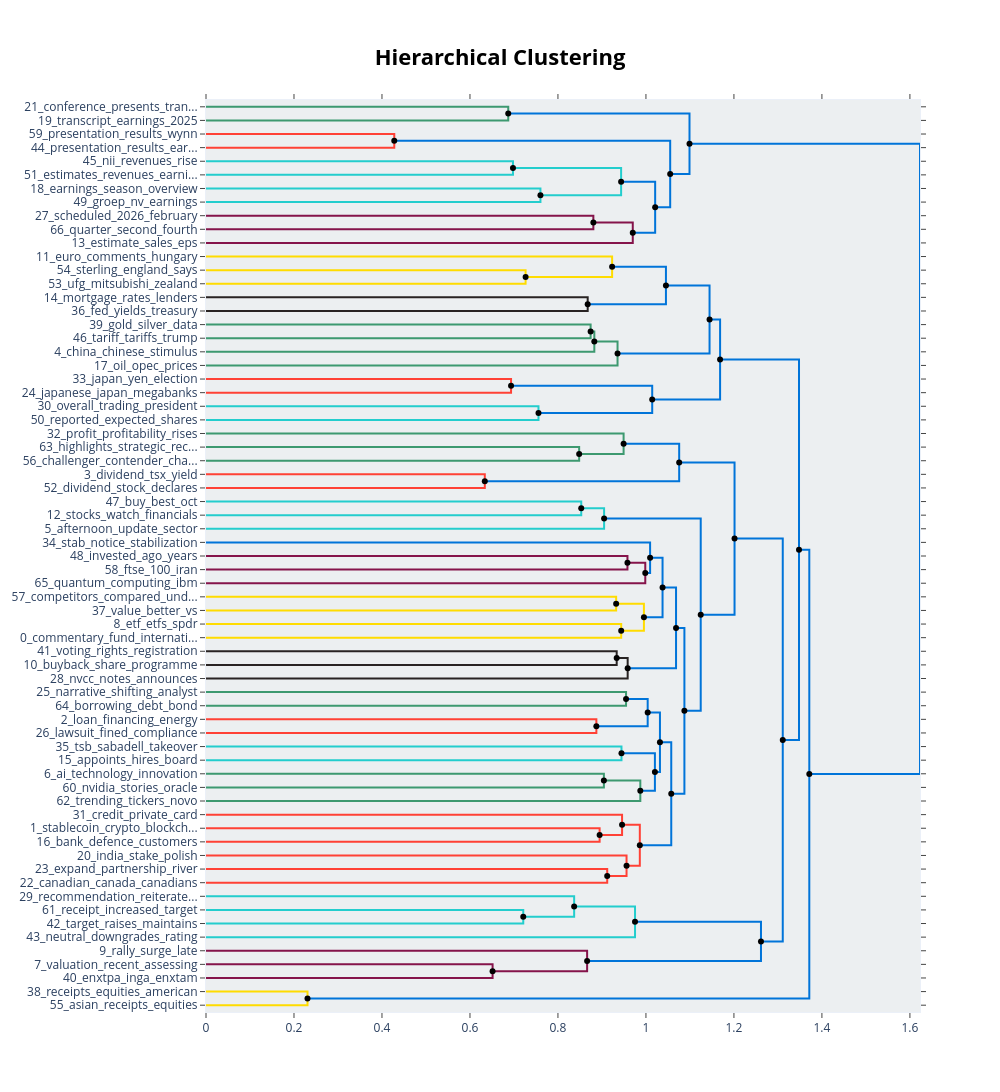

Here is the notebook cell this chart was saved with:
### Code cell
hierarchical_topics = topic_model.hierarchical_topics(train_docs)
fig = topic_model.visualize_hierarchy(hierarchical_topics=hierarchical_topics)
fig.show()

print("💡 This shows the hierarchical structure of topics")

### Figure 1 — Plotly figure (JSON) as saved in the notebook; plotly's stock layout.template omitted (floating-point values rounded to 4 significant figures)
{"data": [{"hoverinfo": "text", "marker": {"color": "rgb(61,153,112)"}, "mode": "lines", "text": ["conference_presents_transcript_financials_services", "", "", "transcript_earnings_2025_ca_plc"], "type": "scatter", "x": [0.0, 0.687, 0.687, 0.0], "xaxis": "x", "y": [-5.0, -5.0, -15.0, -15.0], "yaxis": "y"}, {"hoverinfo": "text", "marker": {"color": "rgb(255,65,54)"}, "mode": "lines", "text": ["presentation_results_wynn_banco_earnings", "", "", "presentation_results_earnings_genworth_aktiengesellschaft"], "type": "scatter", "x": [0.0, 0.4279, 0.4279, 0.0], "xaxis": "x", "y": [-25.0, -25.0, -35.0, -35.0], "yaxis": "y"}, {"hoverinfo": "text", "marker": {"color": "rgb(35,205,205)"}, "mode": "lines", "text": ["nii_revenues_rise_fee_expenses", "", "", "estimates_revenues_earnings_reports_q4"], "type": "scatter", "x": [0.0, 0.6978, 0.6978, 0.0], "xaxis": "x", "y": [-45.0, -45.0, -55.0, -55.0], "yaxis": "y"}, {"hoverinfo": "text", "marker": {"color": "rgb(35,205,205)"}, "mode": "lines", "text": ["earnings_season_overview_preview_expectations", "", "", "groep_nv_earnings_overview_2025"], "type": "scatter", "x": [0.0, 0.7602, 0.7602, 0.0], "xaxis": "x", "y": [-65.0, -65.0, -75.0, -75.0], "yaxis": "y"}, {"hoverinfo": "text", "marker": {"color": "rgb(35,205,205)"}, "mode": "lines", "text": ["revenues_nii_earnings_rise_fee", "", "", "earnings_groep_overview_preview_season"], "type": "scatter", "x": [0.6978, 0.9436, 0.9436, 0.7602], "xaxis": "x", "y": [-50.0, -50.0, -70.0, -70.0], "yaxis": "y"}, {"hoverinfo": "text", "marker": {"color": "rgb(133,20,75)"}, "mode": "lines", "text": ["scheduled_2026_february_earnings_29", "", "", "quarter_second_fourth_results_2025"], "type": "scatter", "x": [0.0, 0.8805, 0.8805, 0.0], "xaxis": "x", "y": [-85.0, -85.0, -95.0, -95.0], "yaxis": "y"}, {"hoverinfo": "text", "marker": {"color": "rgb(133,20,75)"}, "mode": "lines", "text": ["scheduled_quarter_february_2026_earnings", "", "", "estimate_sales_eps_beats_adj"], "type": "scatter", "x": [0.8805, 0.9701, 0.9701, 0.0], "xaxis": "x", "y": [-90.0, -90.0, -105.0, -105.0], "yaxis": "y"}, {"hoverinfo": "text", "marker": {"color": "rgb(0,116,217)"}, "mode": "lines", "text": ["earnings_revenues_groep_nii_fee", "", "", "estimate_sales_eps_beats_scheduled"], "type": "scatter", "x": [0.9436, 1.021, 1.021, 0.9701], "xaxis": "x", "y": [-60.0, -60.0, -97.5, -97.5], "yaxis": "y"}, {"hoverinfo": "text", "marker": {"color": "rgb(0,116,217)"}, "mode": "lines", "text": ["presentation_results_earnings_2025_q4", "", "", "estimate_earnings_sales_eps_beats"], "type": "scatter", "x": [0.4279, 1.055, 1.055, 1.021], "xaxis": "x", "y": [-30.0, -30.0, -78.75, -78.75], "yaxis": "y"}, {"hoverinfo": "text", "marker": {"color": "rgb(0,116,217)"}, "mode": "lines", "text": ["transcript_conference_presents_ca_financials", "", "", "estimate_earnings_sales_eps_beats"], "type": "scatter", "x": [0.687, 1.099, 1.099, 1.055], "xaxis": "x", "y": [-10.0, -10.0, -54.38, -54.38], "yaxis": "y"}, {"hoverinfo": "text", "marker": {"color": "rgb(255,220,0)"}, "mode": "lines", "text": ["sterling_england_says_rate_political", "", "", "ufg_mitsubishi_zealand_central_australian"], "type": "scatter", "x": [0.0, 0.7265, 0.7265, 0.0], "xaxis": "x", "y": [-125.0, -125.0, -135.0, -135.0], "yaxis": "y"}, {"hoverinfo": "text", "marker": {"color": "rgb(255,220,0)"}, "mode": "lines", "text": ["euro_comments_hungary_koruna_forint", "", "", "ufg_mitsubishi_sterling_says_england"], "type": "scatter", "x": [0.0, 0.9231, 0.9231, 0.7265], "xaxis": "x", "y": [-115.0, -115.0, -130.0, -130.0], "yaxis": "y"}, {"hoverinfo": "text", "marker": {"color": "rgb(40,35,35)"}, "mode": "lines", "text": ["mortgage_rates_lenders_rate_nationwide", "", "", "fed_yields_treasury_cut_treasuries"], "type": "scatter", "x": [0.0, 0.8676, 0.8676, 0.0], "xaxis": "x", "y": [-145.0, -145.0, -155.0, -155.0], "yaxis": "y"}, {"hoverinfo": "text", "marker": {"color": "rgb(0,116,217)"}, "mode": "lines", "text": ["euro_comments_sterling_ufg_mitsubishi", "", "", "mortgage_rates_lenders_rate_cut"], "type": "scatter", "x": [0.9231, 1.045, 1.045, 0.8676], "xaxis": "x", "y": [-122.5, -122.5, -150.0, -150.0], "yaxis": "y"}, {"hoverinfo": "text", "marker": {"color": "rgb(61,153,112)"}, "mode": "lines", "text": ["gold_silver_data_metals_fed", "", "", "tariff_tariffs_trump_traders_hit"], "type": "scatter", "x": [0.0, 0.8743, 0.8743, 0.0], "xaxis": "x", "y": [-165.0, -165.0, -175.0, -175.0], "yaxis": "y"}, {"hoverinfo": "text", "marker": {"color": "rgb(61,153,112)"}, "mode": "lines", "text": ["gold_tariff_silver_trump_traders", "", "", "china_chinese_stimulus_pboc_yuan"], "type": "scatter", "x": [0.8743, 0.8827, 0.8827, 0.0], "xaxis": "x", "y": [-170.0, -170.0, -185.0, -185.0], "yaxis": "y"}, {"hoverinfo": "text", "marker": {"color": "rgb(61,153,112)"}, "mode": "lines", "text": ["china_gold_chinese_tariff_stimulus", "", "", "oil_opec_prices_supply_russian"], "type": "scatter", "x": [0.8827, 0.9354, 0.9354, 0.0], "xaxis": "x", "y": [-177.5, -177.5, -195.0, -195.0], "yaxis": "y"}, {"hoverinfo": "text", "marker": {"color": "rgb(0,116,217)"}, "mode": "lines", "text": ["euro_comments_mortgage_rate_sterling", "", "", "oil_china_gold_chinese_trade"], "type": "scatter", "x": [1.045, 1.145, 1.145, 0.9354], "xaxis": "x", "y": [-136.2, -136.2, -186.2, -186.2], "yaxis": "y"}, {"hoverinfo": "text", "marker": {"color": "rgb(255,65,54)"}, "mode": "lines", "text": ["japan_yen_election_bonds_japanese", "", "", "japanese_japan_megabanks_higher_companies"], "type": "scatter", "x": [0.0, 0.6934, 0.6934, 0.0], "xaxis": "x", "y": [-205.0, -205.0, -215.0, -215.0], "yaxis": "y"}, {"hoverinfo": "text", "marker": {"color": "rgb(35,205,205)"}, "mode": "lines", "text": ["overall_trading_president_shares_companies", "", "", "reported_expected_shares_trading_better"], "type": "scatter", "x": [0.0, 0.7557, 0.7557, 0.0], "xaxis": "x", "y": [-225.0, -225.0, -235.0, -235.0], "yaxis": "y"}, {"hoverinfo": "text", "marker": {"color": "rgb(0,116,217)"}, "mode": "lines", "text": ["japan_japanese_yen_megabanks_election", "", "", "trading_shares_overall_lower_higher"], "type": "scatter", "x": [0.6934, 1.014, 1.014, 0.7557], "xaxis": "x", "y": [-210.0, -210.0, -230.0, -230.0], "yaxis": "y"}, {"hoverinfo": "text", "marker": {"color": "rgb(0,116,217)"}, "mode": "lines", "text": ["oil_euro_china_comments_rate", "", "", "trading_japan_shares_japanese_higher"], "type": "scatter", "x": [1.145, 1.169, 1.169, 1.014], "xaxis": "x", "y": [-161.2, -161.2, -220.0, -220.0], "yaxis": "y"}, {"hoverinfo": "text", "marker": {"color": "rgb(61,153,112)"}, "mode": "lines", "text": ["highlights_strategic_record_earnings_ag", "", "", "challenger_contender_champion_highlights_week"], "type": "scatter", "x": [0.0, 0.8482, 0.8482, 0.0], "xaxis": "x", "y": [-255.0, -255.0, -265.0, -265.0], "yaxis": "y"}, {"hoverinfo": "text", "marker": {"color": "rgb(61,153,112)"}, "mode": "lines", "text": ["profit_profitability_rises_posts_turnaround", "", "", "highlights_challenger_contender_champion_week"], "type": "scatter", "x": [0.0, 0.9492, 0.9492, 0.8482], "xaxis": "x", "y": [-245.0, -245.0, -260.0, -260.0], "yaxis": "y"}, {"hoverinfo": "text", "marker": {"color": "rgb(255,65,54)"}, "mode": "lines", "text": ["dividend_tsx_yield_10_stocks", "", "", "dividend_stock_declares_right_great"], "type": "scatter", "x": [0.0, 0.6337, 0.6337, 0.0], "xaxis": "x", "y": [-275.0, -275.0, -285.0, -285.0], "yaxis": "y"}, {"hoverinfo": "text", "marker": {"color": "rgb(0,116,217)"}, "mode": "lines", "text": ["highlights_contender_challenger_champion_profit", "", "", "dividend_tsx_portfolio_yield_10"], "type": "scatter", "x": [0.9492, 1.076, 1.076, 0.6337], "xaxis": "x", "y": [-252.5, -252.5, -280.0, -280.0], "yaxis": "y"}, {"hoverinfo": "text", "marker": {"color": "rgb(35,205,205)"}, "mode": "lines", "text": ["buy_best_oct_stocks_september", "", "", "stocks_watch_financials_week_session"], "type": "scatter", "x": [0.0, 0.8529, 0.8529, 0.0], "xaxis": "x", "y": [-295.0, -295.0, -305.0, -305.0], "yaxis": "y"}, {"hoverinfo": "text", "marker": {"color": "rgb(35,205,205)"}, "mode": "lines", "text": ["stocks_buy_best_oct_watch", "", "", "afternoon_update_sector_bell_financial"], "type": "scatter", "x": [0.8529, 0.9049, 0.9049, 0.0], "xaxis": "x", "y": [-300.0, -300.0, -315.0, -315.0], "yaxis": "y"}, {"hoverinfo": "text", "marker": {"color": "rgb(133,20,75)"}, "mode": "lines", "text": ["invested_ago_years_today_1000", "", "", "ftse_100_iran_live_nerves"], "type": "scatter", "x": [0.0, 0.958, 0.958, 0.0], "xaxis": "x", "y": [-335.0, -335.0, -345.0, -345.0], "yaxis": "y"}, {"hoverinfo": "text", "marker": {"color": "rgb(133,20,75)"}, "mode": "lines", "text": ["invested_ago_years_today_ftse", "", "", "quantum_computing_ibm_just_achieved"], "type": "scatter", "x": [0.958, 0.9985, 0.9985, 0.0], "xaxis": "x", "y": [-340.0, -340.0, -355.0, -355.0], "yaxis": "y"}, {"hoverinfo": "text", "marker": {"color": "rgb(0,116,217)"}, "mode": "lines", "text": ["stab_notice_stabilization_primary_issues", "", "", "invested_ago_years_today_ftse"], "type": "scatter", "x": [0.0, 1.009, 1.009, 0.9985], "xaxis": "x", "y": [-325.0, -325.0, -347.5, -347.5], "yaxis": "y"}, {"hoverinfo": "text", "marker": {"color": "rgb(255,220,0)"}, "mode": "lines", "text": ["competitors_compared_underperforms_corp_stock", "", "", "value_better_vs_right_stock"], "type": "scatter", "x": [0.0, 0.9323, 0.9323, 0.0], "xaxis": "x", "y": [-365.0, -365.0, -375.0, -375.0], "yaxis": "y"}, {"hoverinfo": "text", "marker": {"color": "rgb(255,220,0)"}, "mode": "lines", "text": ["etf_etfs_spdr_managed_actively", "", "", "commentary_fund_international_2025_q2"], "type": "scatter", "x": [0.0, 0.9438, 0.9438, 0.0], "xaxis": "x", "y": [-385.0, -385.0, -395.0, -395.0], "yaxis": "y"}, {"hoverinfo": "text", "marker": {"color": "rgb(255,220,0)"}, "mode": "lines", "text": ["value_better_stock_vs_right", "", "", "commentary_fund_etf_international_2025"], "type": "scatter", "x": [0.9323, 0.9954, 0.9954, 0.9438], "xaxis": "x", "y": [-370.0, -370.0, -390.0, -390.0], "yaxis": "y"}, {"hoverinfo": "text", "marker": {"color": "rgb(0,116,217)"}, "mode": "lines", "text": ["stab_notice_stabilization_invested_ago", "", "", "commentary_fund_etf_international_2025"], "type": "scatter", "x": [1.009, 1.038, 1.038, 0.9954], "xaxis": "x", "y": [-336.2, -336.2, -380.0, -380.0], "yaxis": "y"}, {"hoverinfo": "text", "marker": {"color": "rgb(40,35,35)"}, "mode": "lines", "text": ["voting_rights_registration_initial_public", "", "", "buyback_share_programme_transactions_declaration"], "type": "scatter", "x": [0.0, 0.9335, 0.9335, 0.0], "xaxis": "x", "y": [-405.0, -405.0, -415.0, -415.0], "yaxis": "y"}, {"hoverinfo": "text", "marker": {"color": "rgb(40,35,35)"}, "mode": "lines", "text": ["buyback_share_programme_voting_rights", "", "", "nvcc_notes_announces_series_tender"], "type": "scatter", "x": [0.9335, 0.9585, 0.9585, 0.0], "xaxis": "x", "y": [-410.0, -410.0, -425.0, -425.0], "yaxis": "y"}, {"hoverinfo": "text", "marker": {"color": "rgb(0,116,217)"}, "mode": "lines", "text": ["commentary_fund_stab_notice_etf", "", "", "buyback_announces_share_nvcc_shares"], "type": "scatter", "x": [1.038, 1.068, 1.068, 0.9585], "xaxis": "x", "y": [-358.1, -358.1, -417.5, -417.5], "yaxis": "y"}, {"hoverinfo": "text", "marker": {"color": "rgb(61,153,112)"}, "mode": "lines", "text": ["narrative_shifting_analyst_story_targets", "", "", "borrowing_debt_bond_trillion_bonds"], "type": "scatter", "x": [0.0, 0.9548, 0.9548, 0.0], "xaxis": "x", "y": [-435.0, -435.0, -445.0, -445.0], "yaxis": "y"}, {"hoverinfo": "text", "marker": {"color": "rgb(255,65,54)"}, "mode": "lines", "text": ["loan_financing_energy_billion_million", "", "", "lawsuit_fined_compliance_cftc_laundering"], "type": "scatter", "x": [0.0, 0.8873, 0.8873, 0.0], "xaxis": "x", "y": [-455.0, -455.0, -465.0, -465.0], "yaxis": "y"}, {"hoverinfo": "text", "marker": {"color": "rgb(0,116,217)"}, "mode": "lines", "text": ["narrative_shifting_analyst_story_targets", "", "", "loan_million_billion_financing_energy"], "type": "scatter", "x": [0.9548, 1.004, 1.004, 0.8873], "xaxis": "x", "y": [-440.0, -440.0, -460.0, -460.0], "yaxis": "y"}, {"hoverinfo": "text", "marker": {"color": "rgb(35,205,205)"}, "mode": "lines", "text": ["tsb_sabadell_takeover_bbva_spain", "", "", "appoints_hires_board_director_americas"], "type": "scatter", "x": [0.0, 0.9444, 0.9444, 0.0], "xaxis": "x", "y": [-475.0, -475.0, -485.0, -485.0], "yaxis": "y"}, {"hoverinfo": "text", "marker": {"color": "rgb(61,153,112)"}, "mode": "lines", "text": ["ai_technology_innovation_generative_driven", "", "", "nvidia_stories_oracle_midday_upgrade"], "type": "scatter", "x": [0.0, 0.9044, 0.9044, 0.0], "xaxis": "x", "y": [-495.0, -495.0, -505.0, -505.0], "yaxis": "y"}, {"hoverinfo": "text", "marker": {"color": "rgb(61,153,112)"}, "mode": "lines", "text": ["ai_nvidia_technology_innovation_generative", "", "", "trending_tickers_novo_nordisk_snowflake"], "type": "scatter", "x": [0.9044, 0.9872, 0.9872, 0.0], "xaxis": "x", "y": [-500.0, -500.0, -515.0, -515.0], "yaxis": "y"}, {"hoverinfo": "text", "marker": {"color": "rgb(0,116,217)"}, "mode": "lines", "text": ["tsb_sabadell_appoints_board_takeover", "", "", "ai_trending_tickers_nvidia_technology"], "type": "scatter", "x": [0.9444, 1.02, 1.02, 0.9872], "xaxis": "x", "y": [-480.0, -480.0, -507.5, -507.5], "yaxis": "y"}, {"hoverinfo": "text", "marker": {"color": "rgb(0,116,217)"}, "mode": "lines", "text": ["loan_billion_million_narrative_shifting", "", "", "ai_tsb_sabadell_trending_appoints"], "type": "scatter", "x": [1.004, 1.032, 1.032, 1.02], "xaxis": "x", "y": [-450.0, -450.0, -493.8, -493.8], "yaxis": "y"}, {"hoverinfo": "text", "marker": {"color": "rgb(255,65,54)"}, "mode": "lines", "text": ["stablecoin_crypto_blockchain_swift_banks", "", "", "bank_defence_customers_dealer_captive"], "type": "scatter", "x": [0.0, 0.8947, 0.8947, 0.0], "xaxis": "x", "y": [-535.0, -535.0, -545.0, -545.0], "yaxis": "y"}, {"hoverinfo": "text", "marker": {"color": "rgb(255,65,54)"}, "mode": "lines", "text": ["credit_private_card_wall_deals", "", "", "stablecoin_crypto_bank_banking_blockchain"], "type": "scatter", "x": [0.0, 0.9457, 0.9457, 0.8947], "xaxis": "x", "y": [-525.0, -525.0, -540.0, -540.0], "yaxis": "y"}, {"hoverinfo": "text", "marker": {"color": "rgb(255,65,54)"}, "mode": "lines", "text": ["expand_partnership_river_rewards_jefferies", "", "", "canadian_canada_canadians_dollar_trade"], "type": "scatter", "x": [0.0, 0.912, 0.912, 0.0], "xaxis": "x", "y": [-565.0, -565.0, -575.0, -575.0], "yaxis": "y"}, {"hoverinfo": "text", "marker": {"color": "rgb(255,65,54)"}, "mode": "lines", "text": ["india_stake_polish_shriram_20", "", "", "canadian_canada_canadians_expand_partnership"], "type": "scatter", "x": [0.0, 0.9559, 0.9559, 0.912], "xaxis": "x", "y": [-555.0, -555.0, -570.0, -570.0], "yaxis": "y"}, {"hoverinfo": "text", "marker": {"color": "rgb(255,65,54)"}, "mode": "lines", "text": ["stablecoin_crypto_credit_bank_banking", "", "", "india_stake_canada_canadian_canadians"], "type": "scatter", "x": [0.9457, 0.9861, 0.9861, 0.9559], "xaxis": "x", "y": [-532.5, -532.5, -562.5, -562.5], "yaxis": "y"}, {"hoverinfo": "text", "marker": {"color": "rgb(0,116,217)"}, "mode": "lines", "text": ["ai_billion_tsb_loan_shifting", "", "", "stablecoin_crypto_india_stake_credit"], "type": "scatter", "x": [1.032, 1.058, 1.058, 0.9861], "xaxis": "x", "y": [-471.9, -471.9, -547.5, -547.5], "yaxis": "y"}, {"hoverinfo": "text", "marker": {"color": "rgb(0,116,217)"}, "mode": "lines", "text": ["commentary_fund_2025_stab_notice", "", "", "ai_billion_stablecoin_bank_tsb"], "type": "scatter", "x": [1.068, 1.087, 1.087, 1.058], "xaxis": "x", "y": [-387.8, -387.8, -509.7, -509.7], "yaxis": "y"}, {"hoverinfo": "text", "marker": {"color": "rgb(0,116,217)"}, "mode": "lines", "text": ["stocks_afternoon_update_sector_financial", "", "", "fund_commentary_ai_billion_2025"], "type": "scatter", "x": [0.9049, 1.125, 1.125, 1.087], "xaxis": "x", "y": [-307.5, -307.5, -448.8, -448.8], "yaxis": "y"}, {"hoverinfo": "text", "marker": {"color": "rgb(0,116,217)"}, "mode": "lines", "text": ["dividend_highlights_contender_challenger_champion", "", "", "fund_commentary_update_ai_stocks"], "type": "scatter", "x": [1.076, 1.201, 1.201, 1.125], "xaxis": "x", "y": [-266.2, -266.2, -378.1, -378.1], "yaxis": "y"}, {"hoverinfo": "text", "marker": {"color": "rgb(35,205,205)"}, "mode": "lines", "text": ["receipt_increased_target_depositary_decreased", "", "", "target_raises_maintains_price_overweight"], "type": "scatter", "x": [0.0, 0.7211, 0.7211, 0.0], "xaxis": "x", "y": [-595.0, -595.0, -605.0, -605.0], "yaxis": "y"}, {"hoverinfo": "text", "marker": {"color": "rgb(35,205,205)"}, "mode": "lines", "text": ["recommendation_reiterates_receipt_plc_depositary", "", "", "target_price_raises_maintains_receipt"], "type": "scatter", "x": [0.0, 0.8368, 0.8368, 0.7211], "xaxis": "x", "y": [-585.0, -585.0, -600.0, -600.0], "yaxis": "y"}, {"hoverinfo": "text", "marker": {"color": "rgb(35,205,205)"}, "mode": "lines", "text": ["target_receipt_maintains_recommendation_price", "", "", "neutral_downgrades_rating_downgraded_downgrade"], "type": "scatter", "x": [0.8368, 0.9752, 0.9752, 0.0], "xaxis": "x", "y": [-592.5, -592.5, -615.0, -615.0], "yaxis": "y"}, {"hoverinfo": "text", "marker": {"color": "rgb(133,20,75)"}, "mode": "lines", "text": ["valuation_recent_assessing_share_dbk", "", "", "enxtpa_inga_enxtam_gle_valuation"], "type": "scatter", "x": [0.0, 0.6514, 0.6514, 0.0], "xaxis": "x", "y": [-635.0, -635.0, -645.0, -645.0], "yaxis": "y"}, {"hoverinfo": "text", "marker": {"color": "rgb(133,20,75)"}, "mode": "lines", "text": ["rally_surge_late_consider_run", "", "", "valuation_recent_assessing_share_enxtpa"], "type": "scatter", "x": [0.0, 0.8663, 0.8663, 0.6514], "xaxis": "x", "y": [-625.0, -625.0, -640.0, -640.0], "yaxis": "y"}, {"hoverinfo": "text", "marker": {"color": "rgb(0,116,217)"}, "mode": "lines", "text": ["target_receipt_maintains_recommendation_neutral", "", "", "valuation_recent_share_assessing_rally"], "type": "scatter", "x": [0.9752, 1.261, 1.261, 0.8663], "xaxis": "x", "y": [-603.8, -603.8, -632.5, -632.5], "yaxis": "y"}, {"hoverinfo": "text", "marker": {"color": "rgb(0,116,217)"}, "mode": "lines", "text": ["dividend_stocks_fund_commentary_update", "", "", "price_valuation_recent_share_target"], "type": "scatter", "x": [1.201, 1.311, 1.311, 1.261], "xaxis": "x", "y": [-322.2, -322.2, -618.1, -618.1], "yaxis": "y"}, {"hoverinfo": "text", "marker": {"color": "rgb(0,116,217)"}, "mode": "lines", "text": ["china_trading_rate_oil_euro", "", "", "dividend_stocks_fund_share_commentary"], "type": "scatter", "x": [1.169, 1.348, 1.348, 1.311], "xaxis": "x", "y": [-190.6, -190.6, -470.2, -470.2], "yaxis": "y"}, {"hoverinfo": "text", "marker": {"color": "rgb(255,220,0)"}, "mode": "lines", "text": ["receipts_equities_american_traded_european", "", "", "asian_receipts_equities_traded_american"], "type": "scatter", "x": [0.0, 0.2307, 0.2307, 0.0], "xaxis": "x", "y": [-655.0, -655.0, -665.0, -665.0], "yaxis": "y"}, {"hoverinfo": "text", "marker": {"color": "rgb(0,116,217)"}, "mode": "lines", "text": ["stocks_dividend_shares_price_fund", "", "", "receipts_equities_american_traded_depositary"], "type": "scatter", "x": [1.348, 1.371, 1.371, 0.2307], "xaxis": "x", "y": [-330.4, -330.4, -660.0, -660.0], "yaxis": "y"}, {"hoverinfo": "text", "marker": {"color": "rgb(0,116,217)"}, "mode": "lines", "text": ["earnings_estimate_transcript_sales_eps", "", "", "stocks_dividend_trading_shares_price"], "type": "scatter", "x": [1.099, 1.623, 1.623, 1.371], "xaxis": "x", "y": [-32.19, -32.19, -495.2, -495.2], "yaxis": "y"}, {"hoverinfo": "text", "hovertext": ["revenues_nii_earnings_rise_fee", "scheduled_quarter_february_2026_earnings", "earnings_revenues_groep_nii_fee", "presentation_results_earnings_2025_q4", "transcript_conference_presents_ca_financials", "euro_comments_sterling_ufg_mitsubishi", "gold_tariff_silver_trump_traders", "china_gold_chinese_tariff_stimulus", "euro_comments_mortgage_rate_sterling", "japan_japanese_yen_megabanks_election", "oil_euro_china_comments_rate", "highlights_contender_challenger_champion_profit", "stocks_buy_best_oct_watch", "invested_ago_years_today_ftse", "value_better_stock_vs_right", "stab_notice_stabilization_invested_ago", "buyback_share_programme_voting_rights", "commentary_fund_stab_notice_etf", "narrative_shifting_analyst_story_targets", "ai_nvidia_technology_innovation_generative", "tsb_sabadell_appoints_board_takeover", "loan_billion_million_narrative_shifting", "stablecoin_crypto_credit_bank_banking", "ai_billion_tsb_loan_shifting", "commentary_fund_2025_stab_notice", "stocks_afternoon_update_sector_financial", "dividend_highlights_contender_challenger_champion", "target_receipt_maintains_recommendation_price", "target_receipt_maintains_recommendation_neutral", "dividend_stocks_fund_commentary_update", "china_trading_rate_oil_euro", "stocks_dividend_shares_price_fund", "earnings_estimate_transcript_sales_eps"], "marker": {"color": "black"}, "mode": "markers", "showlegend": false, "type": "scatter", "x": [0.6978, 0.8805, 0.9436, 0.4279, 0.687, 0.9231, 0.8743, 0.8827, 1.045, 0.6934, 1.145, 0.9492, 0.8529, 0.958, 0.9323, 1.009, 0.9335, 1.038, 0.9548, 0.9044, 0.9444, 1.004, 0.9457, 1.032, 1.068, 0.9049, 1.076, 0.8368, 0.9752, 1.201, 1.169, 1.348, 1.099], "y": [-50, -90, -60, -30, -10, -122.5, -170, -177.5, -136.2, -210, -161.2, -252.5, -300, -340, -370, -336.2, -410, -358.1, -440, -500, -480, -450, -532.5, -471.9, -387.8, -307.5, -266.2, -592.5, -603.8, -322.2, -190.6, -330.4, -32.19]}, {"hoverinfo": "text", "hovertext": ["earnings_groep_overview_preview_season", "estimate_sales_eps_beats_scheduled", "estimate_earnings_sales_eps_beats", "estimate_earnings_sales_eps_beats", "ufg_mitsubishi_sterling_says_england", "mortgage_rates_lenders_rate_cut", "oil_china_gold_chinese_trade", "trading_shares_overall_lower_higher", "trading_japan_shares_japanese_higher", "highlights_challenger_contender_champion_week", "dividend_tsx_portfolio_yield_10", "invested_ago_years_today_ftse", "commentary_fund_etf_international_2025", "commentary_fund_etf_international_2025", "buyback_announces_share_nvcc_shares", "loan_million_billion_financing_energy", "ai_trending_tickers_nvidia_technology", "ai_tsb_sabadell_trending_appoints", "stablecoin_crypto_bank_banking_blockchain", "canadian_canada_canadians_expand_partnership", "india_stake_canada_canadian_canadians", "stablecoin_crypto_india_stake_credit", "ai_billion_stablecoin_bank_tsb", "fund_commentary_ai_billion_2025", "fund_commentary_update_ai_stocks", "target_price_raises_maintains_receipt", "valuation_recent_assessing_share_enxtpa", "valuation_recent_share_assessing_rally", "price_valuation_recent_share_target", "dividend_stocks_fund_share_commentary", "receipts_equities_american_traded_depositary", "stocks_dividend_trading_shares_price"], "marker": {"color": "black"}, "mode": "markers", "showlegend": false, "type": "scatter", "x": [0.7602, 0.9701, 1.021, 1.055, 0.7265, 0.8676, 0.9354, 0.7557, 1.014, 0.8482, 0.6337, 0.9985, 0.9438, 0.9954, 0.9585, 0.8873, 0.9872, 1.02, 0.8947, 0.912, 0.9559, 0.9861, 1.058, 1.087, 1.125, 0.7211, 0.6514, 0.8663, 1.261, 1.311, 0.2307, 1.371], "y": [-70, -97.5, -78.75, -54.38, -130, -150, -186.2, -230, -220, -260, -280, -347.5, -390, -380, -417.5, -460, -507.5, -493.8, -540, -570, -562.5, -547.5, -509.7, -448.8, -378.1, -600, -640, -632.5, -618.1, -470.2, -660, -495.2]}], "layout": {"autosize": false, "height": 1205, "hoverlabel": {"bgcolor": "white", "font": {"family": "Rockwell", "size": 16}}, "hovermode": "closest", "plot_bgcolor": "#ECEFF1", "showlegend": false, "title": {"font": {"color": "Black", "size": 22}, "text": "<b>Hierarchical Clustering</b>", "x": 0.5, "xanchor": "center", "yanchor": "top"}, "width": 1000, "xaxis": {"mirror": "allticks", "rangemode": "tozero", "showgrid": false, "showline": true, "showticklabels": true, "ticks": "outside", "type": "linear", "zeroline": false}, "yaxis": {"mirror": "allticks", "range": [-670, 0], "rangemode": "tozero", "showgrid": false, "showline": true, "showticklabels": true, "tickmode": "array", "ticks": "outside", "ticktext": ["21_conference_presents_tran...", "19_transcript_earnings_2025", "59_presentation_results_wynn", "44_presentation_results_ear...", "45_nii_revenues_rise", "51_estimates_revenues_earni...", "18_earnings_season_overview", "49_groep_nv_earnings", "27_scheduled_2026_february", "66_quarter_second_fourth", "13_estimate_sales_eps", "11_euro_comments_hungary", "54_sterling_england_says", "53_ufg_mitsubishi_zealand", "14_mortgage_rates_lenders", "36_fed_yields_treasury", "39_gold_silver_data", "46_tariff_tariffs_trump", "4_china_chinese_stimulus", "17_oil_opec_prices", "33_japan_yen_election", "24_japanese_japan_megabanks", "30_overall_trading_president", "50_reported_expected_shares", "32_profit_profitability_rises", "63_highlights_strategic_rec...", "56_challenger_contender_cha...", "3_dividend_tsx_yield", "52_dividend_stock_declares", "47_buy_best_oct", "12_stocks_watch_financials", "5_afternoon_update_sector", "34_stab_notice_stabilization", "48_invested_ago_years", "58_ftse_100_iran", "65_quantum_computing_ibm", "57_competitors_compared_und...", "37_value_better_vs", "8_etf_etfs_spdr", "0_commentary_fund_internati...", "41_voting_rights_registration", "10_buyback_share_programme", "28_nvcc_notes_announces", "25_narrative_shifting_analyst", "64_borrowing_debt_bond", "2_loan_financing_energy", "26_lawsuit_fined_compliance", "35_tsb_sabadell_takeover", "15_appoints_hires_board", "6_ai_technology_innovation", "60_nvidia_stories_oracle", "62_trending_tickers_novo", "31_credit_private_card", "1_stablecoin_crypto_blockch...", "16_bank_defence_customers", "20_india_stake_polish", "23_expand_partnership_river", "22_canadian_canada_canadians", "29_recommendation_reiterate...", "61_receipt_increased_target", "42_target_raises_maintains", "43_neutral_downgrades_rating", "9_rally_surge_late", "7_valuation_recent_assessing", "40_enxtpa_inga_enxtam", "38_receipts_equities_american", "55_asian_receipts_equities"], "tickvals": [-5, -15, -25, -35, -45, -55, -65, -75, -85, -95, -105, -115, -125, -135, -145, -155, -165, -175, -185, -195, -205, -215, -225, -235, -245, -255, -265, -275, -285, -295, -305, -315, -325, -335, -345, -355, -365, -375, -385, -395, -405, -415, -425, -435, -445, -455, -465, -475, -485, -495, -505, -515, -525, -535, -545, -555, -565, -575, -585, -595, -605, -615, -625, -635, -645, -655, -665], "type": "linear", "zeroline": false}}}
